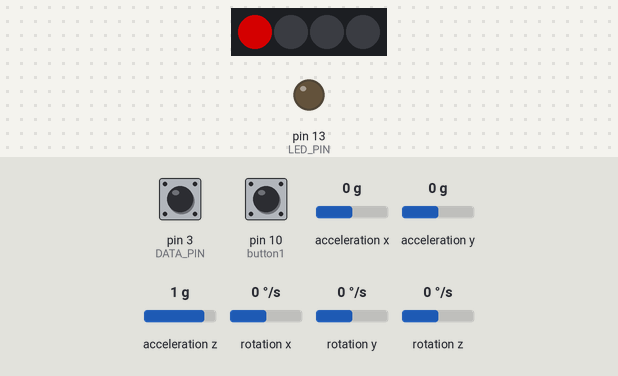
This sketch was run on a simulated Arduino Leonardo, built with avr-gcc and run on an emulated ATmega32U4. Parts: 4 RGB LEDs in strip order, left to right, output pins drawn as LEDs (lit = HIGH). Inputs (shaded band) come from the test bench; at power-on: pin 10 (button1) HIGH, pin 3 (DATA_PIN) HIGH, acceleration x 0 g, acceleration y 0 g, acceleration z 1 g, rotation x 0 °/s, rotation y 0 °/s, rotation z 0 °/s. Dim RGB values are drawn brighter than linear; colours are those a GRB WS2812 strip shows for the declared byte order; MIDI output is not drawn; the sensor or clock chip raises its interrupt line as the real part does; what the sketch prints to the serial monitor is not drawn.

Above: at 0.6 s.
At 8.5 s:
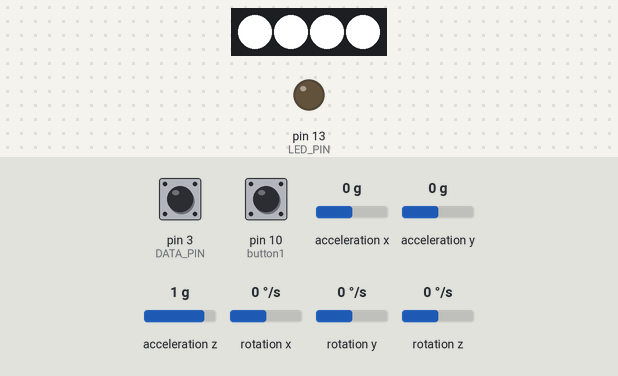
8.6 s: pin 10 (button1) pulled LOW for 1 s
At 9.4 s:
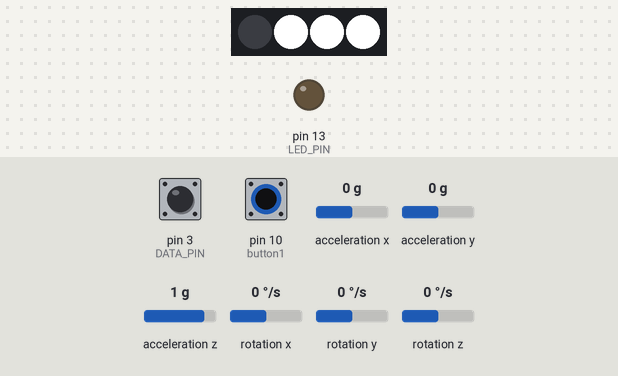
Timing chart, 0 to 11.6 s (numbered marks = the images above; inputs shaded):
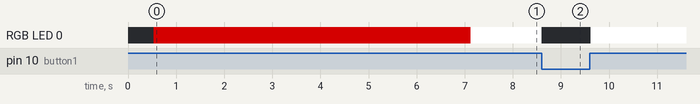

The sketch:

MPU6050_DMP6functioned.ino
```cpp
// I2C device class (I2Cdev) demonstration Arduino sketch for MPU6050 class using DMP (MotionApps v2.0)
// 6/21/2012 by Jeff Rowberg <jeff@rowberg.net>
// Updates should (hopefully) always be available at https://github.com/jrowberg/i2cdevlib
//
// Changelog:
//      2013-05-08 - added seamless Fastwire support
//                 - added note about gyro calibration
//      2012-06-21 - added note about Arduino 1.0.1 + Leonardo compatibility error
//      2012-06-20 - improved FIFO overflow handling and simplified read process
//      2012-06-19 - completely rearranged DMP initialization code and simplification
//      2012-06-13 - pull gyro and accel data from FIFO packet instead of reading directly
//      2012-06-09 - fix broken FIFO read sequence and change interrupt detection to RISING
//      2012-06-05 - add gravity-compensated initial reference frame acceleration output
//                 - add 3D math helper file to DMP6 example sketch
//                 - add Euler output and Yaw/Pitch/Roll output formats
//      2012-06-04 - remove accel offset clearing for better results (thanks Sungon Lee)
//      2012-06-01 - fixed gyro sensitivity to be 2000 deg/sec instead of 250
//      2012-05-30 - basic DMP initialization working

/* ============================================
I2Cdev device library code is placed under the MIT license
Copyright (c) 2012 Jeff Rowberg

Permission is hereby granted, free of charge, to any person obtaining a copy
of this software and associated documentation files (the "Software"), to deal
in the Software without restriction, including without limitation the rights
to use, copy, modify, merge, publish, distribute, sublicense, and/or sell
copies of the Software, and to permit persons to whom the Software is
furnished to do so, subject to the following conditions:

The above copyright notice and this permission notice shall be included in
all copies or substantial portions of the Software.

THE SOFTWARE IS PROVIDED "AS IS", WITHOUT WARRANTY OF ANY KIND, EXPRESS OR
IMPLIED, INCLUDING BUT NOT LIMITED TO THE WARRANTIES OF MERCHANTABILITY,
FITNESS FOR A PARTICULAR PURPOSE AND NONINFRINGEMENT. IN NO EVENT SHALL THE
AUTHORS OR COPYRIGHT HOLDERS BE LIABLE FOR ANY CLAIM, DAMAGES OR OTHER
LIABILITY, WHETHER IN AN ACTION OF CONTRACT, TORT OR OTHERWISE, ARISING FROM,
OUT OF OR IN CONNECTION WITH THE SOFTWARE OR THE USE OR OTHER DEALINGS IN
THE SOFTWARE.
===============================================
*/

#include <MIDI.h>

// I2Cdev and MPU6050 must be installed as libraries, or else the .cpp/.h files
// for both classes must be in the include path of your project
#include "I2Cdev.h"

#include "MPU6050_6Axis_MotionApps20.h"
//#include "MPU6050.h" // not necessary if using MotionApps include file

// Arduino Wire library is required if I2Cdev I2CDEV_ARDUINO_WIRE implementation
// is used in I2Cdev.h
#if I2CDEV_IMPLEMENTATION == I2CDEV_ARDUINO_WIRE
    #include "Wire.h"
#endif

// class default I2C address is 0x68
// specific I2C addresses may be passed as a parameter here
// AD0 low = 0x68 (default for SparkFun breakout and InvenSense evaluation board)
// AD0 high = 0x69
MPU6050 mpu;
//MPU6050 mpu(0x69); // <-- use for AD0 high
#include <FastLED.h>
#define NUM_LEDS 4
#define DATA_PIN 3

/* =========================================================================
   NOTE: In addition to connection 3.3v, GND, SDA, and SCL, this sketch
   depends on the MPU-6050's INT pin being connected to the Arduino's
   external interrupt #0 pin. On the Arduino Uno and Mega 2560, this is
   digital I/O pin 2.
 * ========================================================================= */

/* =========================================================================
   NOTE: Arduino v1.0.1 with the Leonardo board generates a compile error
   when using Serial.write(buf, len). The Teapot output uses this method.
   The solution requires a modification to the Arduino USBAPI.h file, which
   is fortunately simple, but annoying. This will be fixed in the next IDE
   release. For more info, see these links:

   http://arduino.cc/forum/index.php/topic,109987.0.html
   http://code.google.com/p/arduino/issues/detail?id=958
 * ========================================================================= */


#define LED_PIN 13 // (Arduino is 13, Teensy is 11, Teensy++ is 6)
bool blinkState = false;

// MPU control/status vars
bool dmpReady = false;  // set true if DMP init was successful
uint8_t mpuIntStatus;   // holds actual interrupt status byte from MPU
uint8_t devStatus;      // return status after each device operation (0 = success, !0 = error)
uint16_t packetSize;    // expected DMP packet size (default is 42 bytes)
uint16_t fifoCount;     // count of all bytes currently in FIFO
uint8_t fifoBuffer[64]; // FIFO storage buffer

// orientation/motion vars
Quaternion quat;           // [w, x, y, z]         quaternion container
VectorInt16 aa;         // [x, y, z]            accel sensor measurements
VectorInt16 aaReal;     // [x, y, z]            gravity-free accel sensor measurements
VectorInt16 aaWorld;    // [x, y, z]            world-frame accel sensor measurements
VectorFloat gravity;    // [x, y, z]            gravity vector
float euler[3];         // [psi, theta, phi]    Euler angle container
float ypr[3];           // [yaw, pitch, roll]   yaw/pitch/roll container and gravity vector

// packet structure for InvenSense teapot demo
uint8_t teapotPacket[14] = { '$', 0x02, 0,0, 0,0, 0,0, 0,0, 0x00, 0x00, '\r', '\n' };
int count = 0;
bool stable = false;
float lastw = 0;

int button1 = 10;
int button2 = 12;

MIDI_CREATE_DEFAULT_INSTANCE();
CRGB leds[NUM_LEDS];

// ================================================================
// ===               INTERRUPT DETECTION ROUTINE                ===
// ================================================================

volatile bool mpuInterrupt = false;     // indicates whether MPU interrupt pin has gone high
void dmpDataReady() {
    mpuInterrupt = true;
}

// ================================================================
// ===                       Methods                            ===
// ================================================================

void setcolors(CRGB color){
  for(int i = 0; i<NUM_LEDS; i++){
    leds[i] = color;
  }
  FastLED.show();
}

void setcolor1(CRGB color){
  leds[0] = color;
  FastLED.show();
}

bool readbutton(int button){
  int buttonValue = digitalRead(button1);
  if (buttonValue == LOW){
    return true;
  }
  else{
    return false;
  }
}


//checks if the w value has not changed too much
bool checkstable(float quatw){
  float set = lastw-quatw;
  if(set > -0.01 & set < 0.01){

   return true;
  }
  else{
    lastw = quatw;
    return false;
  }
}

int checkgesture(float quatx, float quaty){

  //tilt down
  if(quatx > 0.20 & quaty > 0.20) return 1;

  //tilt up
  if(quatx < -0.20 & quaty < -0.20) return 2;

  //tilt right
  if(quatx > 0.20 & quaty < -0.20) return 3;

  //tilt left
  if(quatx < -0.20 & quaty > 0.20) return 4;

  //Neutral position
  return 0;
}


// ================================================================
// ===                      INITIAL SETUP                       ===
// ================================================================

void setup() {
    // join I2C bus (I2Cdev library doesn't do this automatically)
    #if I2CDEV_IMPLEMENTATION == I2CDEV_ARDUINO_WIRE
        Wire.begin();
        TWBR = 24; // 400kHz I2C clock (200kHz if CPU is 8MHz)
    #elif I2CDEV_IMPLEMENTATION == I2CDEV_BUILTIN_FASTWIRE
        Fastwire::setup(400, true);
    #endif

    // initialize serial communication
    // (115200 chosen because it is required for Teapot Demo output, but it's
    // really up to you depending on your project)
    MIDI.begin(MIDI_CHANNEL_OMNI);
    Serial.begin(115200);
    while (!Serial); // wait for Leonardo enumeration, others continue immediately
    FastLED.addLeds<WS2812, DATA_PIN, RGB>(leds, NUM_LEDS);

    // NOTE: 8MHz or slower host processors, like the Teensy @ 3.3v or Ardunio
    // Pro Mini running at 3.3v, cannot handle this baud rate reliably due to
    // the baud timing being too misaligned with processor ticks. You must use
    // 38400 or slower in these cases, or use some kind of external separate
    // crystal solution for the UART timer.

    // initialize device
    mpu.initialize();

    // verify connection
    Serial.println(F("Testing device connections..."));
    Serial.println(mpu.testConnection() ? F("MPU6050 connection successful") : F("MPU6050 connection failed"));

    // wait for ready


    // load and configure the DMP
    devStatus = mpu.dmpInitialize();

    // supply your own gyro offsets here, scaled for min sensitivity
    mpu.setXGyroOffset(220);
    mpu.setYGyroOffset(76);
    mpu.setZGyroOffset(-85);
    mpu.setZAccelOffset(1788); // 1688 factory default for my test chip

    // make sure it worked (returns 0 if so)
    if (devStatus == 0) {
        // turn on the DMP, now that it's ready
        mpu.setDMPEnabled(true);

        // enable Arduino interrupt detection
        attachInterrupt(0, dmpDataReady, RISING);
        mpuIntStatus = mpu.getIntStatus();

        // set our DMP Ready flag so the main loop() function knows it's okay to use it
        dmpReady = true;

        // get expected DMP packet size for later comparison
        packetSize = mpu.dmpGetFIFOPacketSize();
    } else {
        // ERROR!
        // 1 = initial memory load failed
        // 2 = DMP configuration updates failed
        // (if it's going to break, usually the code will be 1)
        Serial.print(F("DMP Initialization failed (code "));
        Serial.print(devStatus);
        Serial.println(F(")"));
    }

    // configure LED for output
    pinMode(LED_PIN, OUTPUT);
    pinMode(button1, INPUT_PULLUP);
    pinMode(button2, INPUT_PULLUP);
}


// ================================================================
// ===                    MAIN PROGRAM LOOP                     ===
// ================================================================

void loop() {

    // if programming failed, don't try to do anything
    if (!dmpReady) return;

    // wait for MPU interrupt or extra packet(s) available
    while (!mpuInterrupt && fifoCount < packetSize) {
        // other program behavior stuff here
        // .
        // .
        // .
        // if you are really paranoid you can frequently test in between other
        // stuff to see if mpuInterrupt is true, and if so, "break;" from the
        // while() loop to immediately process the MPU data
        // .
        // .
        // .
    }

    // reset interrupt flag and get INT_STATUS byte
    mpuInterrupt = false;
    mpuIntStatus = mpu.getIntStatus();

    // get current FIFO count
    fifoCount = mpu.getFIFOCount();

    // check for overflow (this should never happen unless our code is too inefficient)
    if ((mpuIntStatus & 0x10) || fifoCount == 1024) {
        // reset so we can continue cleanly
        mpu.resetFIFO();
        Serial.println(F("FIFO overflow!"));

    // otherwise, check for DMP data ready interrupt (this should happen frequently)
    } else if (mpuIntStatus & 0x02) {
        // wait for correct available data length, should be a VERY short wait
        while (fifoCount < packetSize) fifoCount = mpu.getFIFOCount();

        // read a packet from FIFO
        mpu.getFIFOBytes(fifoBuffer, packetSize);

        // track FIFO count here in case there is > 1 packet available
        // (this lets us immediately read more without waiting for an interrupt)
        fifoCount -= packetSize;

          // display quaternion values in easy matrix form: w x y z
          mpu.dmpGetQuaternion(&quat, fifoBuffer);
          Serial.print("quat\t");
          Serial.print(quat.w);
          Serial.print("\t");
          Serial.print(quat.x);
          Serial.print("\t");
          Serial.print(quat.y);
          Serial.print("\t");
          Serial.println(quat.z);
          if(count > 500 & not stable){
            stable = checkstable(quat.x);
            count = 0;
          }
          if(stable and count > 100 ){
            int gesture = checkgesture(quat.x, quat.y);
            if(gesture == 1){
              setcolors(CRGB::Red);
            }
            if(gesture == 2){
              setcolors(CRGB::Blue);
            }
            if(gesture == 3){
              setcolors(CRGB::Cyan);
            }
            if(gesture == 4){
              setcolors(CRGB::Green);
            }
            if(gesture == 0){
              setcolors(CRGB::White);
            }
            if(readbutton(button1)){
              setcolor1(CRGB::Purple);
            }
            if(readbutton(button2)){
              setcolor1(CRGB::Black);
            }
          }


        // blink LED to indicate activity
        if(not stable){
          setcolor1(CRGB::Green);
        }
        count = count + 1;
    }
}
```

Measured:
- after the input at 8.6 s, RGB LED 0: RGB(255, 255, 255) → off at once, → RGB(255, 255, 255) 1.0 s later
